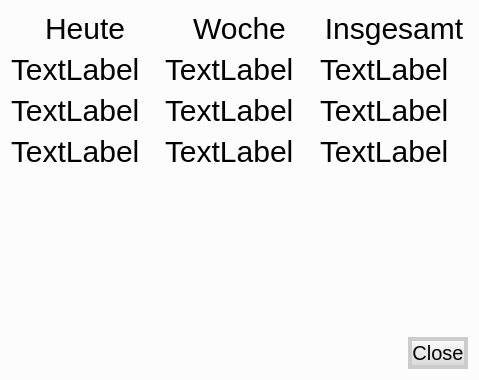
<?xml version="1.0" encoding="UTF-8"?>
<ui version="4.0">
 <class>AdminStatsWindow</class>
 <widget class="QDialog" name="AdminStatsWindow">
  <property name="geometry">
   <rect>
    <x>0</x>
    <y>0</y>
    <width>479</width>
    <height>380</height>
   </rect>
  </property>
  <property name="windowTitle">
   <string>Dialog</string>
  </property>
  <property name="styleSheet">
   <string notr="true">QLabel, QCheckBox {
    font-size: 30px;
}

QDialog {
	background-color: #FCFCFC;
}

QPushButton, QToolButton {
	border: 4px solid #CCC;
	border-radius: 0.5em;
	background-color: qlineargradient(spread:pad, x1:0, y1:0, x2:0, y2:1, stop:0 rgba(255, 255, 255, 255), stop:1 rgba(212, 212, 212, 255));
	text-align: bottom center;
	padding: 0.8em;
    font-size: 20px;
}

QPushButton:on, QToolButton:on {
	border-color: #85c441;
	background-color: qlineargradient(spread:pad, x1:0, y1:1, x2:0, y2:0, stop:0 rgba(255, 255, 255, 255), stop:1 rgba(212, 212, 212, 255));
}

QPushButton:pressed, QToolButton:pressed {
	border-color: #85c441;
	background-color: qlineargradient(spread:pad, x1:0, y1:1, x2:0, y2:0, stop:0 rgba(255, 255, 255, 255), stop:1 rgba(212, 212, 212, 255));
}</string>
  </property>
  <layout class="QVBoxLayout" name="verticalLayout">
   <item>
    <layout class="QGridLayout" name="gridLayout">
     <item row="1" column="0">
      <layout class="QFormLayout" name="todayLayout">
       <property name="sizeConstraint">
        <enum>QLayout::SetNoConstraint</enum>
       </property>
       <item row="0" column="0">
        <widget class="QLabel" name="label">
         <property name="text">
          <string>TextLabel</string>
         </property>
        </widget>
       </item>
       <item row="1" column="0">
        <widget class="QLabel" name="label_2">
         <property name="text">
          <string>TextLabel</string>
         </property>
        </widget>
       </item>
       <item row="2" column="0">
        <widget class="QLabel" name="label_3">
         <property name="text">
          <string>TextLabel</string>
         </property>
        </widget>
       </item>
      </layout>
     </item>
     <item row="0" column="0">
      <widget class="QLabel" name="label_6">
       <property name="sizePolicy">
        <sizepolicy hsizetype="Preferred" vsizetype="Fixed">
         <horstretch>0</horstretch>
         <verstretch>0</verstretch>
        </sizepolicy>
       </property>
       <property name="font">
        <font>
         <pointsize>-1</pointsize>
        </font>
       </property>
       <property name="text">
        <string>Heute</string>
       </property>
       <property name="alignment">
        <set>Qt::AlignCenter</set>
       </property>
      </widget>
     </item>
     <item row="0" column="1">
      <widget class="QLabel" name="label_4">
       <property name="sizePolicy">
        <sizepolicy hsizetype="Preferred" vsizetype="Fixed">
         <horstretch>0</horstretch>
         <verstretch>0</verstretch>
        </sizepolicy>
       </property>
       <property name="font">
        <font>
         <pointsize>-1</pointsize>
        </font>
       </property>
       <property name="text">
        <string>Woche</string>
       </property>
       <property name="alignment">
        <set>Qt::AlignCenter</set>
       </property>
      </widget>
     </item>
     <item row="0" column="2">
      <widget class="QLabel" name="label_5">
       <property name="sizePolicy">
        <sizepolicy hsizetype="Preferred" vsizetype="Fixed">
         <horstretch>0</horstretch>
         <verstretch>0</verstretch>
        </sizepolicy>
       </property>
       <property name="font">
        <font>
         <pointsize>-1</pointsize>
        </font>
       </property>
       <property name="text">
        <string>Insgesamt</string>
       </property>
       <property name="alignment">
        <set>Qt::AlignCenter</set>
       </property>
      </widget>
     </item>
     <item row="1" column="1">
      <layout class="QFormLayout" name="weekLayout">
       <property name="sizeConstraint">
        <enum>QLayout::SetNoConstraint</enum>
       </property>
       <property name="fieldGrowthPolicy">
        <enum>QFormLayout::AllNonFixedFieldsGrow</enum>
       </property>
       <item row="0" column="0">
        <widget class="QLabel" name="label_7">
         <property name="text">
          <string>TextLabel</string>
         </property>
        </widget>
       </item>
       <item row="1" column="0">
        <widget class="QLabel" name="label_8">
         <property name="text">
          <string>TextLabel</string>
         </property>
        </widget>
       </item>
       <item row="2" column="0">
        <widget class="QLabel" name="label_9">
         <property name="text">
          <string>TextLabel</string>
         </property>
        </widget>
       </item>
      </layout>
     </item>
     <item row="1" column="2">
      <layout class="QFormLayout" name="totalLayout">
       <property name="sizeConstraint">
        <enum>QLayout::SetNoConstraint</enum>
       </property>
       <property name="fieldGrowthPolicy">
        <enum>QFormLayout::AllNonFixedFieldsGrow</enum>
       </property>
       <item row="0" column="0">
        <widget class="QLabel" name="label_10">
         <property name="text">
          <string>TextLabel</string>
         </property>
        </widget>
       </item>
       <item row="1" column="0">
        <widget class="QLabel" name="label_11">
         <property name="text">
          <string>TextLabel</string>
         </property>
        </widget>
       </item>
       <item row="2" column="0">
        <widget class="QLabel" name="label_12">
         <property name="text">
          <string>TextLabel</string>
         </property>
        </widget>
       </item>
      </layout>
     </item>
    </layout>
   </item>
   <item>
    <widget class="QDialogButtonBox" name="buttonBox">
     <property name="orientation">
      <enum>Qt::Horizontal</enum>
     </property>
     <property name="standardButtons">
      <set>QDialogButtonBox::Close</set>
     </property>
    </widget>
   </item>
  </layout>
 </widget>
 <resources/>
 <connections>
  <connection>
   <sender>buttonBox</sender>
   <signal>accepted()</signal>
   <receiver>AdminStatsWindow</receiver>
   <slot>accept()</slot>
   <hints>
    <hint type="sourcelabel">
     <x>248</x>
     <y>254</y>
    </hint>
    <hint type="destinationlabel">
     <x>157</x>
     <y>274</y>
    </hint>
   </hints>
  </connection>
  <connection>
   <sender>buttonBox</sender>
   <signal>rejected()</signal>
   <receiver>AdminStatsWindow</receiver>
   <slot>reject()</slot>
   <hints>
    <hint type="sourcelabel">
     <x>316</x>
     <y>260</y>
    </hint>
    <hint type="destinationlabel">
     <x>286</x>
     <y>274</y>
    </hint>
   </hints>
  </connection>
 </connections>
</ui>
